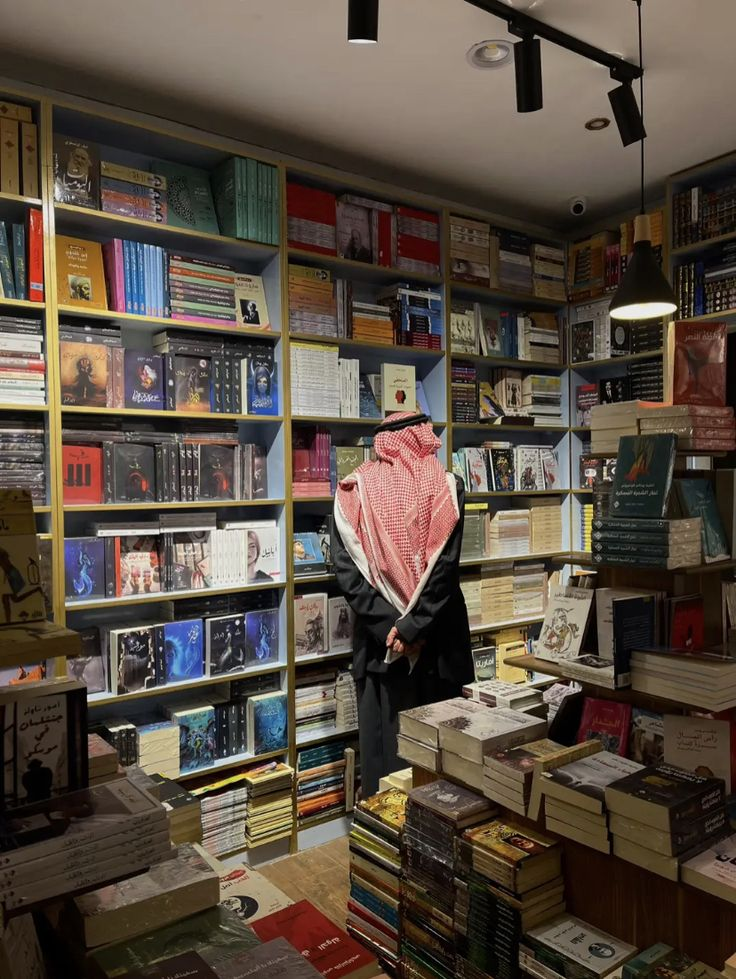
#> input picture Images/Wise man in library.jpg, 736 x 979 px
$ python Brightness_Contrast.py
#> lines starting #> are read from the running program, lines starting #| are printed output that depends on the picture
import cv2

image = cv2.imread('Images/Wise man in library.jpg')
#> image is the input picture: shape (979, 736, 3); mean B, G, R 64.3, 75.7, 87.8
new_image = cv2.convertScaleAbs(image, alpha = 2, beta = 30)
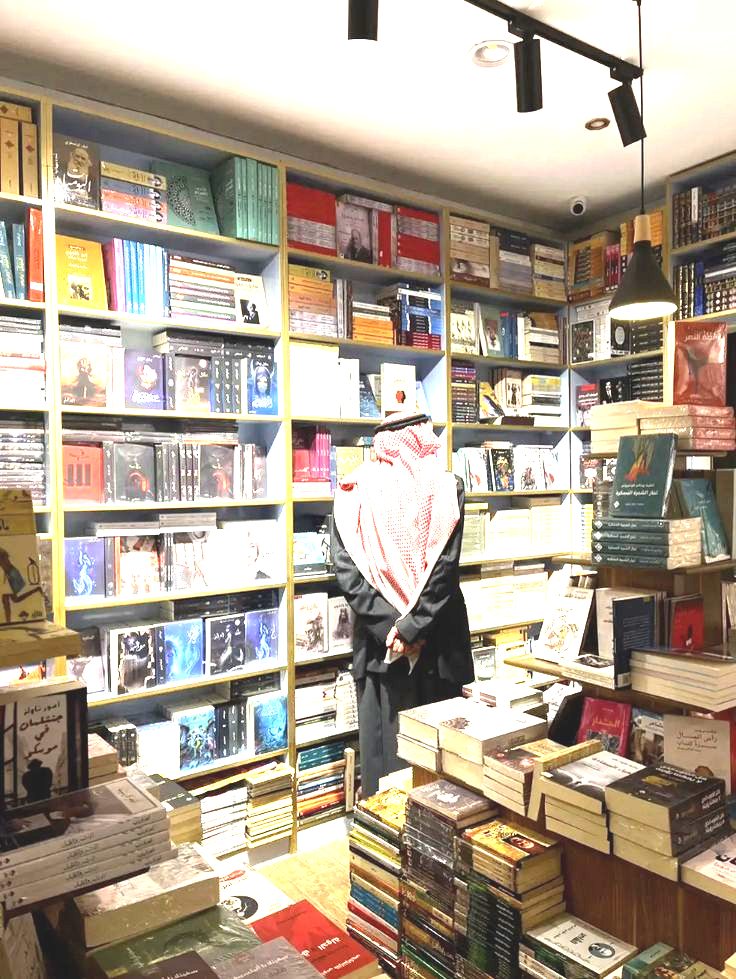
#> new_image: shape (979, 736, 3); mean B, G, R 145.2, 161.1, 174.7

cv2.imshow('Original Image', image)
cv2.imshow('New Image', new_image)

cv2.waitKey(0)
cv2.destroyAllWindows()

$ run again, with Images/BASTANUK.jpg copied over Images/Wise man in library.jpg
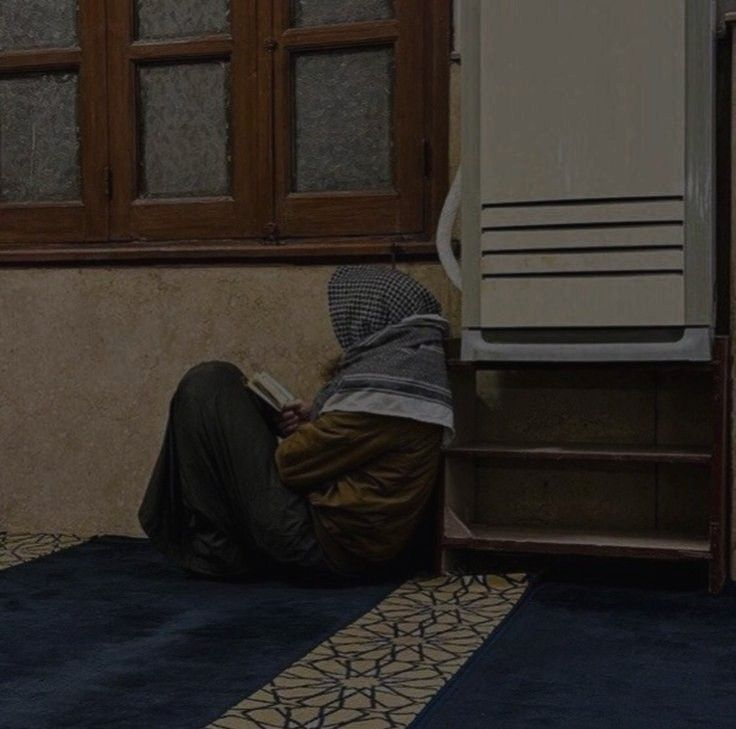
#> input picture Images/BASTANUK.jpg, 736 x 729 px
#> image is the input picture: shape (729, 736, 3); mean B, G, R 40.1, 44.5, 49.7
#> `new_image = cv2.convertScaleAbs(image, alpha = 2, beta = 30)`:
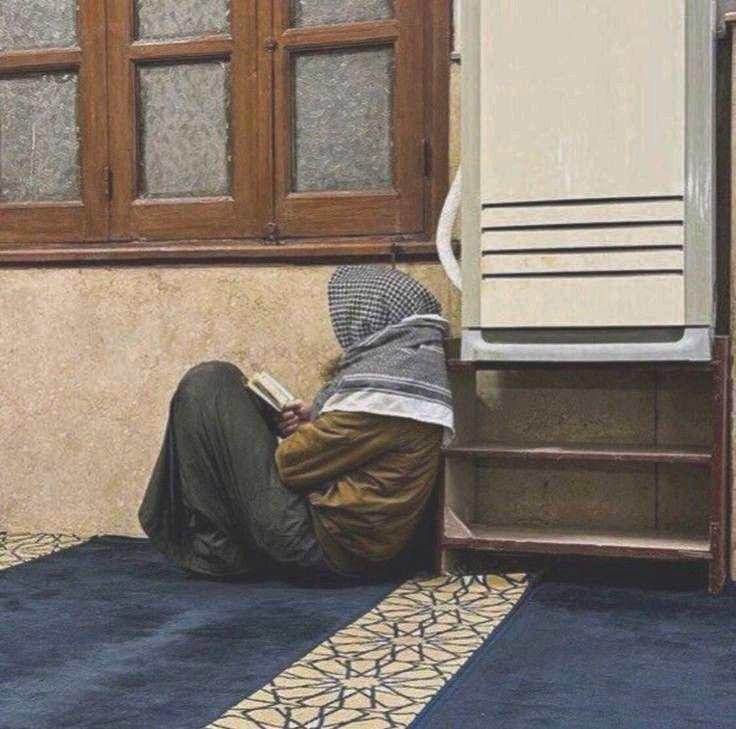
#> new_image: shape (729, 736, 3); mean B, G, R 110.3, 119.1, 129.5

$ run again, with Images/Median Filter Image.jpg copied over Images/Wise man in library.jpg
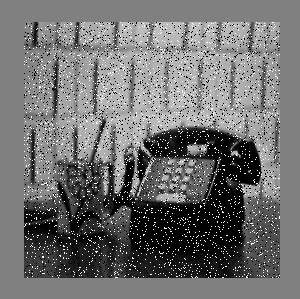
#> input picture Images/Median Filter Image.jpg, 300 x 299 px
#> image is the input picture: shape (299, 300, 3); min 0, max 255, mean 111.8
#> `new_image = cv2.convertScaleAbs(image, alpha = 2, beta = 30)`:
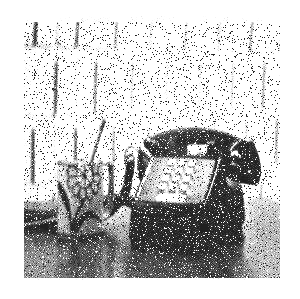
#> new_image: shape (299, 300, 3); min 30, max 255, mean 200.7
